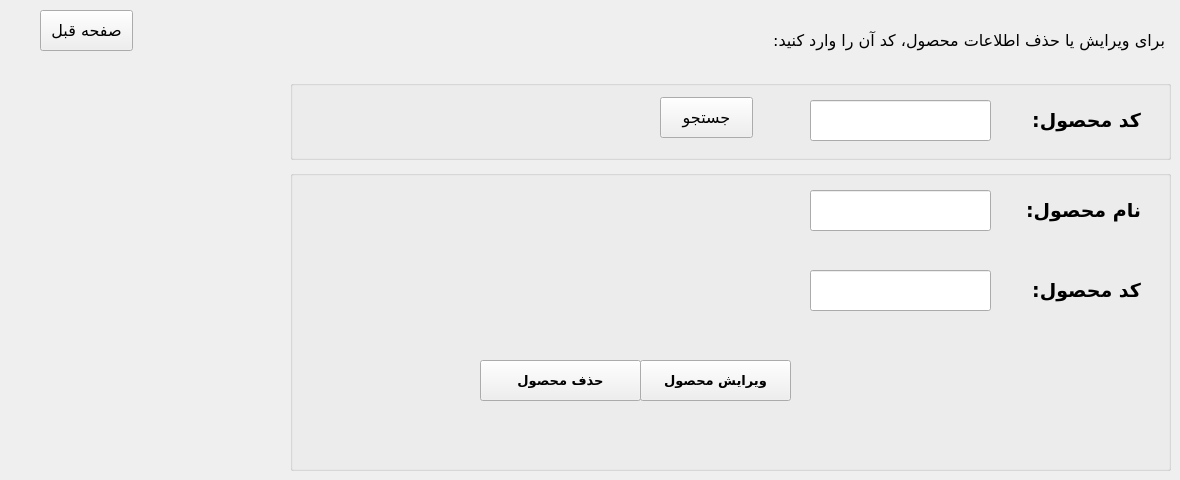
      <widget class="QWidget" name="tab_17">
       <attribute name="title">
        <string>Page</string>
       </attribute>
       <widget class="QLabel" name="label_18">
        <property name="geometry">
         <rect>
          <x>644</x>
          <y>20</y>
          <width>521</width>
          <height>41</height>
         </rect>
        </property>
        <property name="font">
         <font>
          <family>Vazir</family>
          <pointsize>12</pointsize>
         </font>
        </property>
        <property name="layoutDirection">
         <enum>Qt::RightToLeft</enum>
        </property>
        <property name="text">
         <string>برای ویرایش یا حذف اطلاعات محصول، کد آن را وارد کنید:</string>
        </property>
       </widget>
       <widget class="QGroupBox" name="groupBox_7">
        <property name="geometry">
         <rect>
          <x>290</x>
          <y>80</y>
          <width>881</width>
          <height>80</height>
         </rect>
        </property>
        <property name="title">
         <string/>
        </property>
        <widget class="QLineEdit" name="lineEdit_3">
         <property name="geometry">
          <rect>
           <x>520</x>
           <y>20</y>
           <width>181</width>
           <height>41</height>
          </rect>
         </property>
         <property name="font">
          <font>
           <pointsize>14</pointsize>
          </font>
         </property>
        </widget>
        <widget class="QLabel" name="products_details_label_10">
         <property name="geometry">
          <rect>
           <x>710</x>
           <y>20</y>
           <width>141</width>
           <height>41</height>
          </rect>
         </property>
         <property name="font">
          <font>
           <family>Vazir</family>
           <pointsize>14</pointsize>
           <weight>75</weight>
           <bold>true</bold>
          </font>
         </property>
         <property name="text">
          <string>کد محصول:</string>
         </property>
        </widget>
        <widget class="QPushButton" name="search_btn_2">
         <property name="geometry">
          <rect>
           <x>370</x>
           <y>17</y>
           <width>93</width>
           <height>41</height>
          </rect>
         </property>
         <property name="font">
          <font>
           <family>Vazir</family>
           <pointsize>12</pointsize>
           <weight>50</weight>
           <bold>false</bold>
          </font>
         </property>
         <property name="text">
          <string>جستجو</string>
         </property>
        </widget>
        <widget class="QLabel" name="errorMessage_12">
         <property name="geometry">
          <rect>
           <x>10</x>
           <y>20</y>
           <width>341</width>
           <height>41</height>
          </rect>
         </property>
         <property name="font">
          <font>
           <family>B Titr</family>
           <pointsize>12</pointsize>
          </font>
         </property>
         <property name="text">
          <string/>
         </property>
        </widget>
       </widget>
       <widget class="QGroupBox" name="groupBox_8">
        <property name="enabled">
         <bool>true</bool>
        </property>
        <property name="geometry">
         <rect>
          <x>290</x>
          <y>170</y>
          <width>881</width>
          <height>301</height>
         </rect>
        </property>
        <property name="title">
         <string/>
        </property>
        <widget class="QLabel" name="products_details_label_26">
         <property name="geometry">
          <rect>
           <x>710</x>
           <y>20</y>
           <width>141</width>
           <height>41</height>
          </rect>
         </property>
         <property name="font">
          <font>
           <family>Vazir</family>
           <pointsize>14</pointsize>
           <weight>75</weight>
           <bold>true</bold>
          </font>
         </property>
         <property name="text">
          <string>نام محصول:</string>
         </property>
        </widget>
        <widget class="QLabel" name="products_details_label_28">
         <property name="geometry">
          <rect>
           <x>710</x>
           <y>100</y>
           <width>141</width>
           <height>41</height>
          </rect>
         </property>
         <property name="font">
          <font>
           <family>Vazir</family>
           <pointsize>14</pointsize>
           <weight>75</weight>
           <bold>true</bold>
          </font>
         </property>
         <property name="text">
          <string>کد محصول:</string>
         </property>
        </widget>
        <widget class="QPushButton" name="edit_product_btn">
         <property name="geometry">
          <rect>
           <x>350</x>
           <y>190</y>
           <width>151</width>
           <height>41</height>
          </rect>
         </property>
         <property name="font">
          <font>
           <family>Vazir</family>
           <pointsize>10</pointsize>
           <weight>75</weight>
           <bold>true</bold>
          </font>
         </property>
         <property name="text">
          <string>ویرایش محصول</string>
         </property>
        </widget>
        <widget class="QLineEdit" name="lineEdit_14">
         <property name="geometry">
          <rect>
           <x>520</x>
           <y>20</y>
           <width>181</width>
           <height>41</height>
          </rect>
         </property>
         <property name="font">
          <font>
           <pointsize>14</pointsize>
          </font>
         </property>
        </widget>
        <widget class="QLineEdit" name="lineEdit_15">
         <property name="geometry">
          <rect>
           <x>520</x>
           <y>100</y>
           <width>181</width>
           <height>41</height>
          </rect>
         </property>
         <property name="font">
          <font>
           <pointsize>14</pointsize>
          </font>
         </property>
        </widget>
        <widget class="QPushButton" name="delete_product_btn_2">
         <property name="geometry">
          <rect>
           <x>190</x>
           <y>190</y>
           <width>161</width>
           <height>41</height>
          </rect>
         </property>
         <property name="font">
          <font>
           <family>Vazir</family>
           <pointsize>10</pointsize>
           <weight>75</weight>
           <bold>true</bold>
          </font>
         </property>
         <property name="text">
          <string>حذف محصول</string>
         </property>
        </widget>
        <widget class="QLabel" name="errorMessage_7">
         <property name="geometry">
          <rect>
           <x>60</x>
           <y>240</y>
           <width>451</width>
           <height>41</height>
          </rect>
         </property>
         <property name="font">
          <font>
           <family>B Titr</family>
           <pointsize>12</pointsize>
          </font>
         </property>
         <property name="text">
          <string/>
         </property>
        </widget>
       </widget>
       <widget class="QPushButton" name="prev_page_btn_4">
        <property name="geometry">
         <rect>
          <x>40</x>
          <y>10</y>
          <width>93</width>
          <height>41</height>
         </rect>
        </property>
        <property name="font">
         <font>
          <family>Vazir</family>
          <pointsize>12</pointsize>
         </font>
        </property>
        <property name="text">
         <string>صفحه قبل</string>
        </property>
       </widget>
      </widget>
